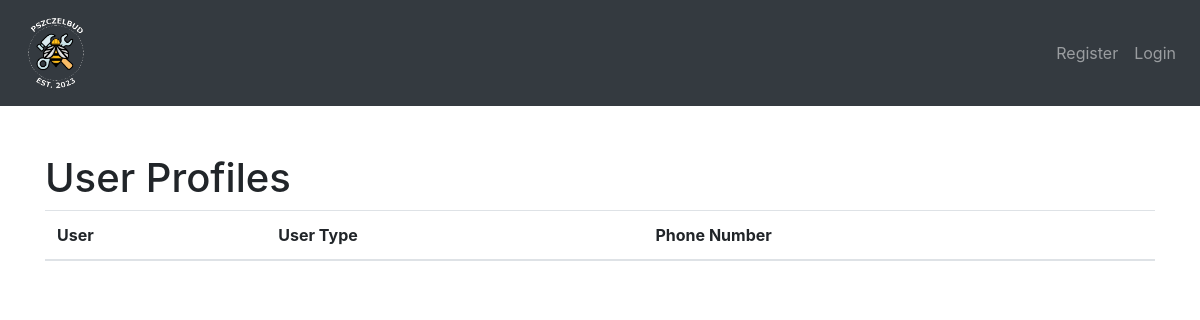
Page /user_profiles/ on the earlier database version.
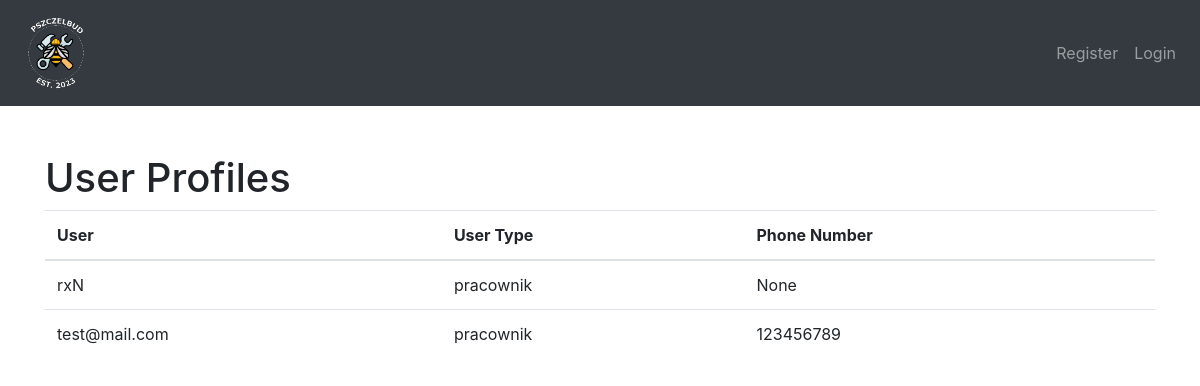
Same page on the later database version.
### kip/models.py (models this page shows)
class UserProfile(models.Model):
    user = models.OneToOneField(get_user_model(), on_delete=models.CASCADE, related_name='user')
    user_type = models.CharField(
        max_length=10,
        choices=[
            ('kierownik', 'Kierownik'),
            ('pracownik', 'Pracownik')
        ]
    )
    phone_number = models.IntegerField(null=True, blank=True)
    pesel = models.IntegerField(null=True, blank=True)
    home_adress = models.CharField(max_length=50, null=True, blank=True)
    position = models.CharField(max_length=50, null=True, blank=True)
    department = models.CharField(max_length=50, null=True, blank=True)
    certificates = models.FileField(upload_to='data/', null=True, blank=True)
    family_data = models.FileField(upload_to='data/', null=True, blank=True)
    profile_picture = models.FileField(upload_to='photos/', null=True, blank=True)

### kip/views.py (the view)
# urls.py: path('user_profiles/', UserProfileListView.as_view(), name='userprofile_list'),
class UserProfileListView(ListView):
    model = UserProfile
    template_name = 'list.html'  # Replace with your actual template name
    context_object_name = 'user_profiles'

### kip/templates/list.html
{% extends 'base.html' %}
{% block content %}
  <h1>User Profiles</h1>
  <table class="table">
    <thead>
    <tr>
      <th scope="col">User</th>
      <th scope="col">User Type</th>
      <th scope="col">Phone Number</th>
    </tr>
    </thead>
    <tbody>
    {% for user_profile in user_profiles %}
      {% if user_profile.user_type != 'kierownik' %}
        <tr onclick="window.location='{% url 'profile' user_profile.id %}'" style="cursor: pointer;">
          <td>{{ user_profile.user.username }}</td>
          <td>{{ user_profile.user_type }}</td>
          <td>{{ user_profile.phone_number }}</td>
        </tr>
      {% endif %}
    {% endfor %}
    </tbody>
  </table>
{% endblock %}

### kip/templates/base.html (shortened to what this page needs)
<!DOCTYPE html>
<html lang="en">
{% load static %}
<head>
  <link rel="stylesheet" href="https://stackpath.bootstrapcdn.com/bootstrap/4.3.1/css/bootstrap.min.css">
</head>
<body>
<nav class="navbar navbar-expand-lg navbar-dark bg-dark">
  <a class="navbar-brand" href="{% url 'home' %}"><img src="{% static 'pszczelbudlogov1.png' %}" alt="Logo"
                                                       style="height: 80px ; width: 80px"></a>
  <div class="collapse navbar-collapse" id="navbarNav">
    <ul class="navbar-nav ml-auto">
    {% if not user.is_authenticated %}
      <li class="nav-item">
        <a class="nav-link" href="{% url 'user_register' %}">Register</a>
      </li>
      <li class="nav-item">
        <a class="nav-link" href="{% url 'user_login' %}">Login</a>
      </li>
      {% endif %}
    </ul>
  </div>
</nav>
<div class="container mt-5">
  {% block content %}
  {% endblock %}
</div>
</body>
</html>

Differences in the rows shown:
now on this page (row edited): UserProfile: user.username "rxN", user_type "pracownik", phone_number "None"
added UserProfile: user.username "test@mail.com", user_type "pracownik", phone_number "123456789"
